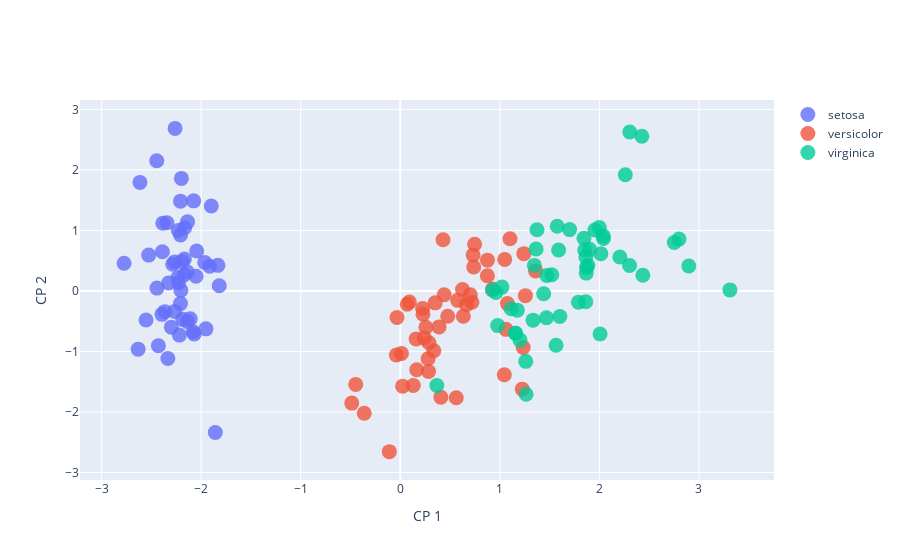

This figure's notebook cell:
### Code cell
import plotly.graph_objects as go

results = []
for name in ('setosa', 'versicolor', 'virginica'):   
    result = go.Scatter(x=Y[y==name,0], y = Y[y==name, 1],
                       mode = "markers", name=name,
                        marker=go.scatter.Marker(size = 15, opacity=0.8))
    results.append(result)

layout = go.Layout(showlegend=True, 
                   xaxis=go.layout.XAxis(title="CP 1"),
                   yaxis=go.layout.YAxis(title="CP 2")
                  )

fig = go.Figure(results, layout)
fig.show()
